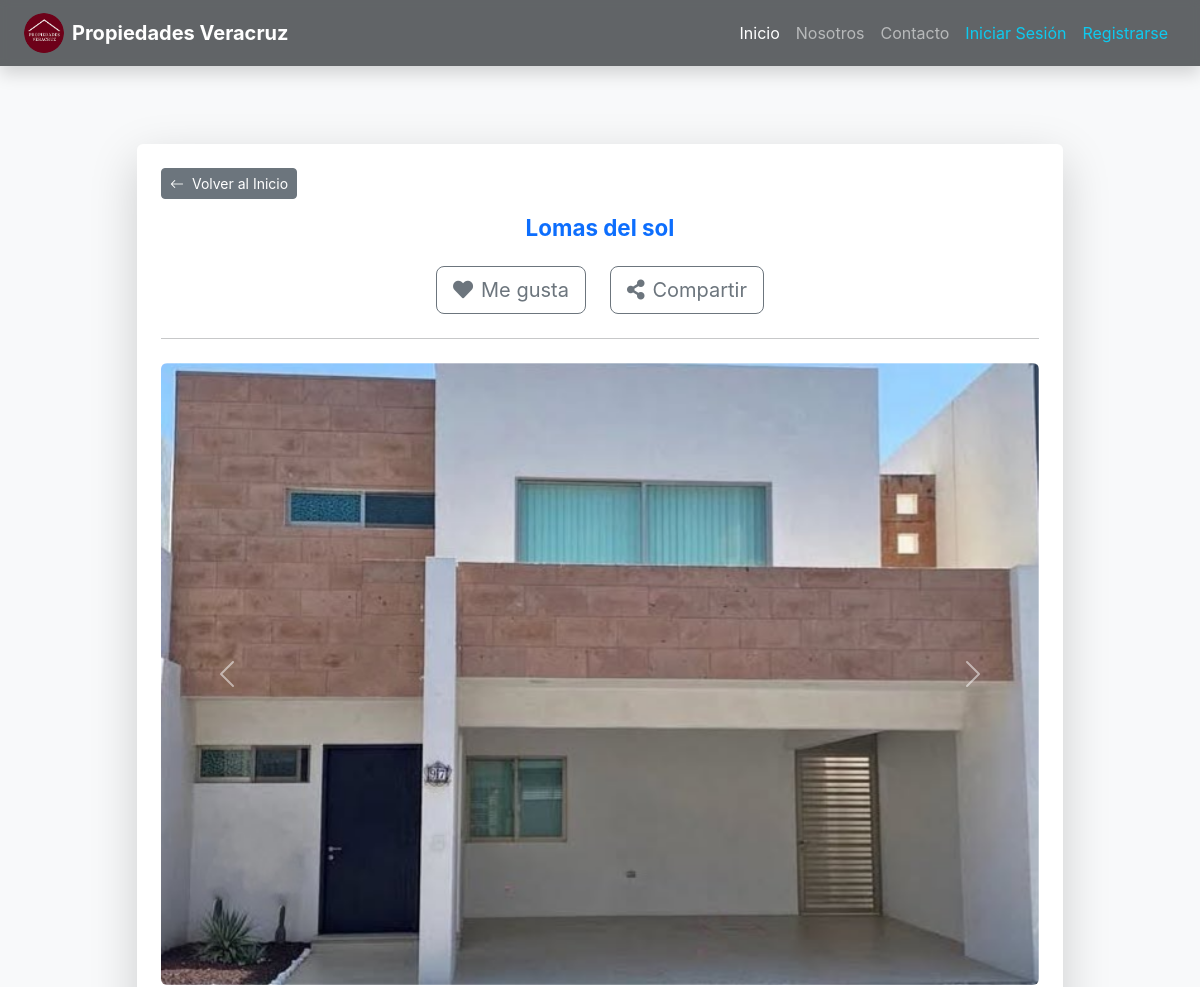
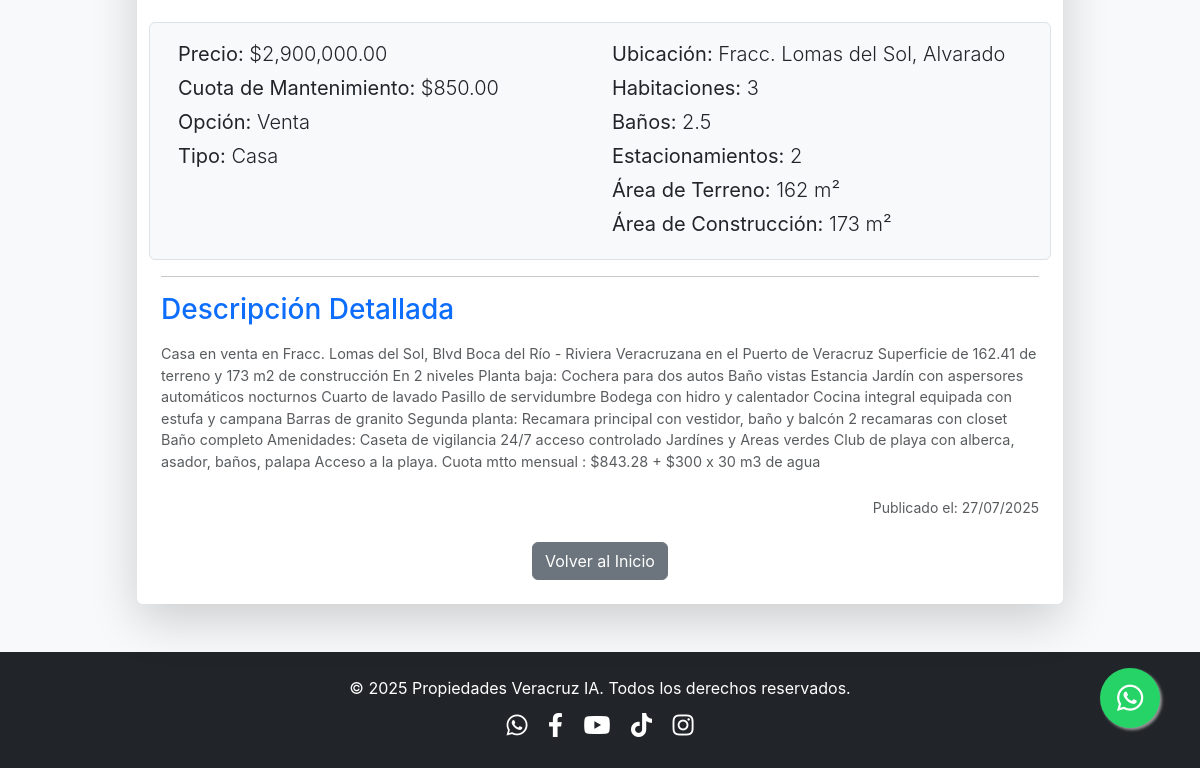
Page /property/2 on the committed database (2 pictures, top to bottom).
### models.py (models this page shows, shortened)
class Property(db.Model):
    __tablename__ = 'property' # Añadido nombre de tabla explícito para consistencia
    id = db.Column(db.Integer, primary_key=True)
    titulo = db.Column(db.String(100), nullable=False)
    descripcion = db.Column(db.Text, nullable=False)
    precio = db.Column(db.Float, nullable=False)
    ubicacion = db.Column(db.String(200), nullable=False)
    municipio = db.Column(db.String(100), nullable=False)
    property_options = db.Column(db.String(100), nullable=False)
    tipo_propiedad = db.Column(db.String(50), nullable=False) # Ej: Casa, Departamento, Terreno
    num_habitaciones = db.Column(db.Integer, nullable=True)
    num_banos = db.Column(db.Integer, nullable=True)
    num_medios_banos = db.Column(db.Integer, default=0)
    num_estacionamientos = db.Column(db.Integer, default=0)
    area_construccion_metros_cuadrados = db.Column(db.Float, nullable=True)
    area_terreno_metros_cuadrados = db.Column(db.Float, nullable=True)
    antiguedad = db.Column(db.Integer, nullable=True) # En años
    cuota_mantenimiento = db.Column(db.Float, default=0.0)
    fecha_publicacion = db.Column(db.DateTime, default=datetime.utcnow)
    images = db.relationship('PropertyImage', backref='property', lazy=True, cascade="all, delete-orphan")
    agente_id = db.Column(db.Integer, db.ForeignKey('user.id'), nullable=False)
    agente = db.relationship('User', backref='managed_properties') # Relación inversa para acceder a las propiedades de un usuario

class PropertyImage(db.Model):
    __tablename__ = 'property_image' # Añadido nombre de tabla explícito
    id = db.Column(db.Integer, primary_key=True)
    filename = db.Column(db.String(100), nullable=False)
    path = db.Column(db.String(200), nullable=True) # Ruta relativa del archivo (ej. 'uploads/1/foto.jpg')
    property_id = db.Column(db.Integer, db.ForeignKey('property.id'), nullable=False)
    is_main = db.Column(db.Boolean, default=False) # Para identificar la imagen principal

### app.py (the view)
@main.route("/property/<int:property_id>")
def property_detail(property_id):
    property_data = db.session.get(Property, property_id) # Usar db.session.get() para la propiedad
    if not property_data:
        flash('La propiedad solicitada no existe.', 'danger')
        return redirect(url_for('main.home'))
    if property_data.images:
        sorted_images = sorted(property_data.images, key=lambda img: (not img.is_main, img.id))
        property_data.images = sorted_images # Asigna la lista ordenada de vuelta al atributo images
    return render_template('property_detail.html', title=property_data.titulo, property=property_data)

### templates/property_detail.html (shortened to what this page needs)
{% extends "base.html" %}
{% block content %}
<div class="container my-5 pt-5">
    <div class="row justify-content-center">
        <div class="col-lg-10 col-md-12">
            <div class="card shadow-lg border-0 rounded-lg">
                <div class="card-body p-4">
                    <div class="text-start mb-3">
                        <a href="{{ url_for('main.home') }}" class="btn btn-secondary btn-sm">
                            <i class="bi bi-arrow-left me-1"></i> Volver al Inicio
                        </a>
                    </div>
                    <h1 class="card-title text-center text-primary mb-4 display-4 fw-bold">{{ property.titulo }}</h1>
                    <div class="d-flex justify-content-center gap-4 mb-4">
                        <button type="button" class="btn btn-outline-secondary btn-lg d-flex align-items-center gap-2">
                            <i class="fas fa-heart"></i> Me gusta
                        </button>
                        <button type="button" class="btn btn-outline-secondary btn-lg d-flex align-items-center gap-2">
                            <i class="fas fa-share-alt"></i> Compartir
                        </button>
                    </div>
                    <hr class="mb-4">
                    {% if property.images %}
                    <div id="propertyCarousel" class="carousel slide mb-4" data-bs-ride="carousel">
                        <div class="carousel-inner rounded">
                            {% for image in property.images %}
                            <div class="carousel-item {% if loop.first %}active{% endif %}">
                                {% if image.path %}
                                    <img src="{{ url_for('static', filename=image.path) }}" class="d-block w-100 property-carousel-img" alt="Imagen de propiedad">
                                {% else %}
                                    <img src="{{ url_for('static', filename='img/banners/placeholder.png') }}" class="d-block w-100 property-carousel-img" alt="Imagen no disponible">
                                {% endif %}
                            </div>
                            {% endfor %}
                        </div>
                        {% if property.images|length > 1 %}
                        <button class="carousel-control-prev" type="button" data-bs-target="#propertyCarousel" data-bs-slide="prev">
                            <span class="carousel-control-prev-icon" aria-hidden="true"></span>
                        </button>
                        <button class="carousel-control-next" type="button" data-bs-target="#propertyCarousel" data-bs-slide="next">
                            <span class="carousel-control-next-icon" aria-hidden="true"></span>
                        </button>
                        {% endif %}
                    </div>
                    {% else %}
                    <div class="text-center mb-4">
                        <img src="{{ url_for('static', filename='img/banners/placeholders/no_image.png') }}" class="img-fluid rounded shadow-sm" alt="No hay imagen disponible">
                        <p class="text-muted mt-2">No hay imágenes disponibles para esta propiedad.</p>
                    </div>
                    {% endif %}
                    <div class="row mb-3 p-3 border rounded bg-light">
                        <div class="col-md-6">
                            <p class="lead mb-1"><strong>Precio:</strong> ${{ "{:,.2f}".format(property.precio) }}</p>
                            {% if property.cuota_mantenimiento %}
                                <p class="lead mb-1"><strong>Cuota de Mantenimiento:</strong> ${{ "{:,.2f}".format(property.cuota_mantenimiento) }}</p>
                            {% endif %}
                            <p class="lead mb-1"><strong>Opción:</strong> {{ property.property_options }}</p>
                            <p class="lead mb-1"><strong>Tipo:</strong> {{ property.tipo_propiedad }}</p>
                        </div>
                        <div class="col-md-6">
                            <p class="lead mb-1"><strong>Ubicación:</strong> {{ property.ubicacion }}, {{ property.municipio }}</p>
                            {% if property.num_habitaciones %}
                                <p class="lead mb-1"><strong>Habitaciones:</strong> {{ property.num_habitaciones }}</p>
                            {% endif %}
                            {% if property.num_banos %}
                                <p class="lead mb-1"><strong>Baños:</strong> {{ property.num_banos }}{% if property.num_medios_banos %}.5{% endif %}</p>
                            {% endif %}
                            {% if property.num_estacionamientos %}
                                <p class="lead mb-1"><strong>Estacionamientos:</strong> {{ property.num_estacionamientos }}</p>
                            {% endif %}
                            {% if property.area_terreno_metros_cuadrados %}
                                <p class="lead mb-1"><strong>Área de Terreno:</strong> {{ "{:,.0f}".format(property.area_terreno_metros_cuadrados) }} m²</p>
                            {% endif %}
                            {% if property.area_construccion_metros_cuadrados %}
                                <p class="lead mb-1"><strong>Área de Construcción:</strong> {{ "{:,.0f}".format(property.area_construccion_metros_cuadrados) }} m²</p>
                            {% endif %}
                        </div>
                    </div>
                    <hr>
                    <h3 class="text-primary mb-3">Descripción Detallada</h3>
                    <p class="card-text text-muted">{{ property.descripcion }}</p>
                    <p class="text-end text-muted small mt-4">Publicado el: {{ property.fecha_publicacion.strftime('%d/%m/%Y') }}</p>
                    <div class="text-center mt-4">
                        <a href="{{ url_for('main.home') }}" class="btn btn-secondary">Volver al Inicio</a>
                    </div>
                </div>
            </div>
        </div>
    </div>
</div>
{% endblock content %}

### static/style.css (style rules this page uses)
html, body { height: 100%; margin: 0; font-family: 'Inter', sans-serif; background-color: #f8f9fa; color: #343a40; }
.card-title { font-size: 1.4rem; margin-bottom: 0.5rem; }
.card-text.text-muted { font-size: 0.9rem; }

### rows in the picture
Property: titulo "Lomas del sol", precio "2,900,000.00", cuota_mantenimiento "850.00", property_options "Venta", tipo_propiedad "Casa", ubicacion "Fracc. Lomas del Sol", municipio "Alvarado", num_habitaciones "3", num_banos "2", num_estacionamientos "2", area_terreno_metros_cuadrados "162", area_construccion_metros_cuadrados "173", descripcion "Casa en venta en Fracc. Lomas del Sol, Blvd Boca del Río - Riviera Veracruzana en el Puerto de Veracruz Superficie de 162.41 de terreno y 173 m2 de construcción En 2 niveles Planta baja: Cochera para dos autos Baño vistas Estancia Jardín con aspersores automáticos nocturnos Cuarto de lavado Pasillo de servidumbre Bodega con hidro y calentador Cocina integral equipada con estufa y campana Barras de granito Segunda planta: Recamara principal con vestidor, baño y balcón 2 recamaras con closet Baño completo Amenidades: Caseta de vigilancia 24/7 acceso controlado Jardínes y Areas verdes Club de playa con alberca, asador, baños, palapa Acceso a la playa. Cuota mtto mensual : $843.28 + $300 x 30…", fecha_publicacion "27/07/2025"
PropertyImage: path (picture)
